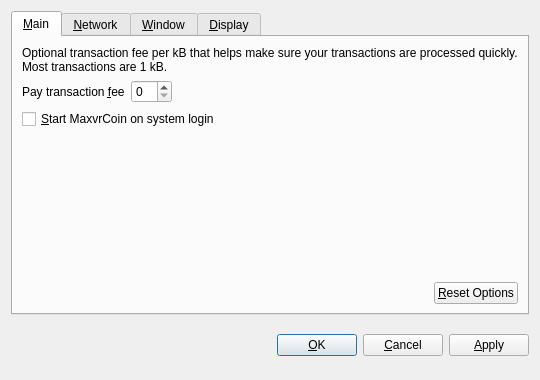
<?xml version="1.0" encoding="UTF-8"?>
<ui version="4.0">
 <class>OptionsDialog</class>
 <widget class="QDialog" name="OptionsDialog">
  <property name="geometry">
   <rect>
    <x>0</x>
    <y>0</y>
    <width>540</width>
    <height>380</height>
   </rect>
  </property>
  <property name="windowTitle">
   <string>Options</string>
  </property>
  <property name="modal">
   <bool>true</bool>
  </property>
  <layout class="QVBoxLayout" name="verticalLayout">
   <item>
    <widget class="QTabWidget" name="tabWidget">
     <property name="tabPosition">
      <enum>QTabWidget::North</enum>
     </property>
     <property name="currentIndex">
      <number>0</number>
     </property>
     <widget class="QWidget" name="tabMain">
      <attribute name="title">
       <string>&amp;Main</string>
      </attribute>
      <layout class="QVBoxLayout" name="verticalLayout_Main">
       <item>
        <widget class="QLabel" name="transactionFeeInfoLabel">
         <property name="text">
          <string>Optional transaction fee per kB that helps make sure your transactions are processed quickly. Most transactions are 1 kB.</string>
         </property>
         <property name="textFormat">
          <enum>Qt::PlainText</enum>
         </property>
         <property name="wordWrap">
          <bool>true</bool>
         </property>
        </widget>
       </item>
       <item>
        <layout class="QHBoxLayout" name="horizontalLayout_1_Main">
         <item>
          <widget class="QLabel" name="transactionFeeLabel">
           <property name="text">
            <string>Pay transaction &amp;fee</string>
           </property>
           <property name="textFormat">
            <enum>Qt::PlainText</enum>
           </property>
           <property name="buddy">
            <cstring>transactionFee</cstring>
           </property>
          </widget>
         </item>
         <item>
          <widget class="BitcoinAmountField" name="transactionFee"/>
         </item>
         <item>
          <spacer name="horizontalSpacer_1_Main">
           <property name="orientation">
            <enum>Qt::Horizontal</enum>
           </property>
           <property name="sizeHint" stdset="0">
            <size>
             <width>40</width>
             <height>20</height>
            </size>
           </property>
          </spacer>
         </item>
        </layout>
       </item>
       <item>
        <widget class="QCheckBox" name="bitcoinAtStartup">
         <property name="toolTip">
          <string>Automatically start MaxvrCoin after logging in to the system.</string>
         </property>
         <property name="text">
          <string>&amp;Start MaxvrCoin on system login</string>
         </property>
        </widget>
       </item>
       <item>
        <spacer name="verticalSpacer_Main">
         <property name="orientation">
          <enum>Qt::Vertical</enum>
         </property>
         <property name="sizeHint" stdset="0">
          <size>
           <width>20</width>
           <height>40</height>
          </size>
         </property>
        </spacer>
       </item>
       <item>
        <layout class="QHBoxLayout" name="horizontalLayout_2_Main">
         <item>
          <spacer name="horizontalSpacer_2_Main">
           <property name="orientation">
            <enum>Qt::Horizontal</enum>
           </property>
           <property name="sizeHint" stdset="0">
            <size>
             <width>40</width>
             <height>20</height>
            </size>
           </property>
          </spacer>
         </item>
         <item>
          <widget class="QPushButton" name="resetButton">
           <property name="toolTip">
            <string>Reset all client options to default.</string>
           </property>
           <property name="text">
            <string>&amp;Reset Options</string>
           </property>
           <property name="autoDefault">
            <bool>false</bool>
           </property>
          </widget>
         </item>
        </layout>
       </item>
      </layout>
     </widget>
     <widget class="QWidget" name="tabNetwork">
      <attribute name="title">
       <string>&amp;Network</string>
      </attribute>
      <layout class="QVBoxLayout" name="verticalLayout_Network">
       <item>
        <widget class="QCheckBox" name="mapPortUpnp">
         <property name="toolTip">
          <string>Automatically open the MaxvrCoin client port on the router. This only works when your router supports UPnP and it is enabled.</string>
         </property>
         <property name="text">
          <string>Map port using &amp;UPnP</string>
         </property>
        </widget>
       </item>
       <item>
        <widget class="QCheckBox" name="connectSocks">
         <property name="toolTip">
          <string>Connect to the MaxvrCoin network through a SOCKS proxy (e.g. when connecting through Tor).</string>
         </property>
         <property name="text">
          <string>&amp;Connect through SOCKS proxy:</string>
         </property>
        </widget>
       </item>
       <item>
        <layout class="QHBoxLayout" name="horizontalLayout_Network">
         <item>
          <widget class="QLabel" name="proxyIpLabel">
           <property name="text">
            <string>Proxy &amp;IP:</string>
           </property>
           <property name="textFormat">
            <enum>Qt::PlainText</enum>
           </property>
           <property name="buddy">
            <cstring>proxyIp</cstring>
           </property>
          </widget>
         </item>
         <item>
          <widget class="QValidatedLineEdit" name="proxyIp">
           <property name="maximumSize">
            <size>
             <width>140</width>
             <height>16777215</height>
            </size>
           </property>
           <property name="toolTip">
            <string>IP address of the proxy (e.g. 127.0.0.1)</string>
           </property>
          </widget>
         </item>
         <item>
          <widget class="QLabel" name="proxyPortLabel">
           <property name="text">
            <string>&amp;Port:</string>
           </property>
           <property name="textFormat">
            <enum>Qt::PlainText</enum>
           </property>
           <property name="buddy">
            <cstring>proxyPort</cstring>
           </property>
          </widget>
         </item>
         <item>
          <widget class="QLineEdit" name="proxyPort">
           <property name="maximumSize">
            <size>
             <width>55</width>
             <height>16777215</height>
            </size>
           </property>
           <property name="toolTip">
            <string>Port of the proxy (e.g. 9050)</string>
           </property>
          </widget>
         </item>
         <item>
          <widget class="QLabel" name="socksVersionLabel">
           <property name="text">
            <string>SOCKS &amp;Version:</string>
           </property>
           <property name="textFormat">
            <enum>Qt::PlainText</enum>
           </property>
           <property name="buddy">
            <cstring>socksVersion</cstring>
           </property>
          </widget>
         </item>
         <item>
          <widget class="QValueComboBox" name="socksVersion">
           <property name="toolTip">
            <string>SOCKS version of the proxy (e.g. 5)</string>
           </property>
          </widget>
         </item>
         <item>
          <spacer name="horizontalSpacer_Network">
           <property name="orientation">
            <enum>Qt::Horizontal</enum>
           </property>
           <property name="sizeHint" stdset="0">
            <size>
             <width>40</width>
             <height>20</height>
            </size>
           </property>
          </spacer>
         </item>
        </layout>
       </item>
       <item>
        <spacer name="verticalSpacer_Network">
         <property name="orientation">
          <enum>Qt::Vertical</enum>
         </property>
         <property name="sizeHint" stdset="0">
          <size>
           <width>20</width>
           <height>40</height>
          </size>
         </property>
        </spacer>
       </item>
      </layout>
     </widget>
     <widget class="QWidget" name="tabWindow">
      <attribute name="title">
       <string>&amp;Window</string>
      </attribute>
      <layout class="QVBoxLayout" name="verticalLayout_Window">
       <item>
        <widget class="QCheckBox" name="minimizeToTray">
         <property name="toolTip">
          <string>Show only a tray icon after minimizing the window.</string>
         </property>
         <property name="text">
          <string>&amp;Minimize to the tray instead of the taskbar</string>
         </property>
        </widget>
       </item>
       <item>
        <widget class="QCheckBox" name="minimizeOnClose">
         <property name="toolTip">
          <string>Minimize instead of exit the application when the window is closed. When this option is enabled, the application will be closed only after selecting Quit in the menu.</string>
         </property>
         <property name="text">
          <string>M&amp;inimize on close</string>
         </property>
        </widget>
       </item>
       <item>
        <spacer name="verticalSpacer_Window">
         <property name="orientation">
          <enum>Qt::Vertical</enum>
         </property>
         <property name="sizeHint" stdset="0">
          <size>
           <width>20</width>
           <height>40</height>
          </size>
         </property>
        </spacer>
       </item>
      </layout>
     </widget>
     <widget class="QWidget" name="tabDisplay">
      <attribute name="title">
       <string>&amp;Display</string>
      </attribute>
      <layout class="QVBoxLayout" name="verticalLayout_Display">
       <item>
        <layout class="QHBoxLayout" name="horizontalLayout_1_Display">
         <item>
          <widget class="QLabel" name="langLabel">
           <property name="text">
            <string>User Interface &amp;language:</string>
           </property>
           <property name="textFormat">
            <enum>Qt::PlainText</enum>
           </property>
           <property name="buddy">
            <cstring>lang</cstring>
           </property>
          </widget>
         </item>
         <item>
          <widget class="QValueComboBox" name="lang">
           <property name="toolTip">
            <string>The user interface language can be set here. This setting will take effect after restarting MaxvrCoin.</string>
           </property>
          </widget>
         </item>
        </layout>
       </item>
       <item>
        <layout class="QHBoxLayout" name="horizontalLayout_2_Display">
         <item>
          <widget class="QLabel" name="unitLabel">
           <property name="text">
            <string>&amp;Unit to show amounts in:</string>
           </property>
           <property name="textFormat">
            <enum>Qt::PlainText</enum>
           </property>
           <property name="buddy">
            <cstring>unit</cstring>
           </property>
          </widget>
         </item>
         <item>
          <widget class="QValueComboBox" name="unit">
           <property name="toolTip">
            <string>Choose the default subdivision unit to show in the interface and when sending coins.</string>
           </property>
          </widget>
         </item>
        </layout>
       </item>
       <item>
        <widget class="QCheckBox" name="displayAddresses">
         <property name="toolTip">
          <string>Whether to show MaxvrCoin addresses in the transaction list or not.</string>
         </property>
         <property name="text">
          <string>&amp;Display addresses in transaction list</string>
         </property>
        </widget>
       </item>
       <item>
        <widget class="QCheckBox" name="coinControlFeatures">
         <property name="toolTip">
          <string>Whether to show coin control features or not.</string>
         </property>
         <property name="text">
          <string>Display coin &amp;control features (experts only!)</string>
         </property>
        </widget>
       </item>
       <item>
        <spacer name="verticalSpacer_Display">
         <property name="orientation">
          <enum>Qt::Vertical</enum>
         </property>
         <property name="sizeHint" stdset="0">
          <size>
           <width>20</width>
           <height>40</height>
          </size>
         </property>
        </spacer>
       </item>
      </layout>
     </widget>
    </widget>
   </item>
   <item>
    <layout class="QHBoxLayout" name="horizontalLayout_Buttons">
     <item>
      <spacer name="horizontalSpacer_1">
       <property name="orientation">
        <enum>Qt::Horizontal</enum>
       </property>
       <property name="sizeHint" stdset="0">
        <size>
         <width>40</width>
         <height>48</height>
        </size>
       </property>
      </spacer>
     </item>
     <item>
      <widget class="QLabel" name="statusLabel">
       <property name="font">
        <font>
         <weight>75</weight>
         <bold>true</bold>
        </font>
       </property>
       <property name="text">
        <string/>
       </property>
       <property name="textFormat">
        <enum>Qt::PlainText</enum>
       </property>
       <property name="wordWrap">
        <bool>true</bool>
       </property>
      </widget>
     </item>
     <item>
      <spacer name="horizontalSpacer_2">
       <property name="orientation">
        <enum>Qt::Horizontal</enum>
       </property>
       <property name="sizeHint" stdset="0">
        <size>
         <width>40</width>
         <height>48</height>
        </size>
       </property>
      </spacer>
     </item>
     <item>
      <widget class="QPushButton" name="okButton">
       <property name="text">
        <string>&amp;OK</string>
       </property>
      </widget>
     </item>
     <item>
      <widget class="QPushButton" name="cancelButton">
       <property name="text">
        <string>&amp;Cancel</string>
       </property>
       <property name="autoDefault">
        <bool>false</bool>
       </property>
      </widget>
     </item>
     <item>
      <widget class="QPushButton" name="applyButton">
       <property name="text">
        <string>&amp;Apply</string>
       </property>
       <property name="autoDefault">
        <bool>false</bool>
       </property>
      </widget>
     </item>
    </layout>
   </item>
  </layout>
 </widget>
 <customwidgets>
  <customwidget>
   <class>BitcoinAmountField</class>
   <extends>QSpinBox</extends>
   <header>bitcoinamountfield.h</header>
  </customwidget>
  <customwidget>
   <class>QValueComboBox</class>
   <extends>QComboBox</extends>
   <header>qvaluecombobox.h</header>
  </customwidget>
  <customwidget>
   <class>QValidatedLineEdit</class>
   <extends>QLineEdit</extends>
   <header>qvalidatedlineedit.h</header>
  </customwidget>
 </customwidgets>
 <resources/>
 <connections/>
</ui>
